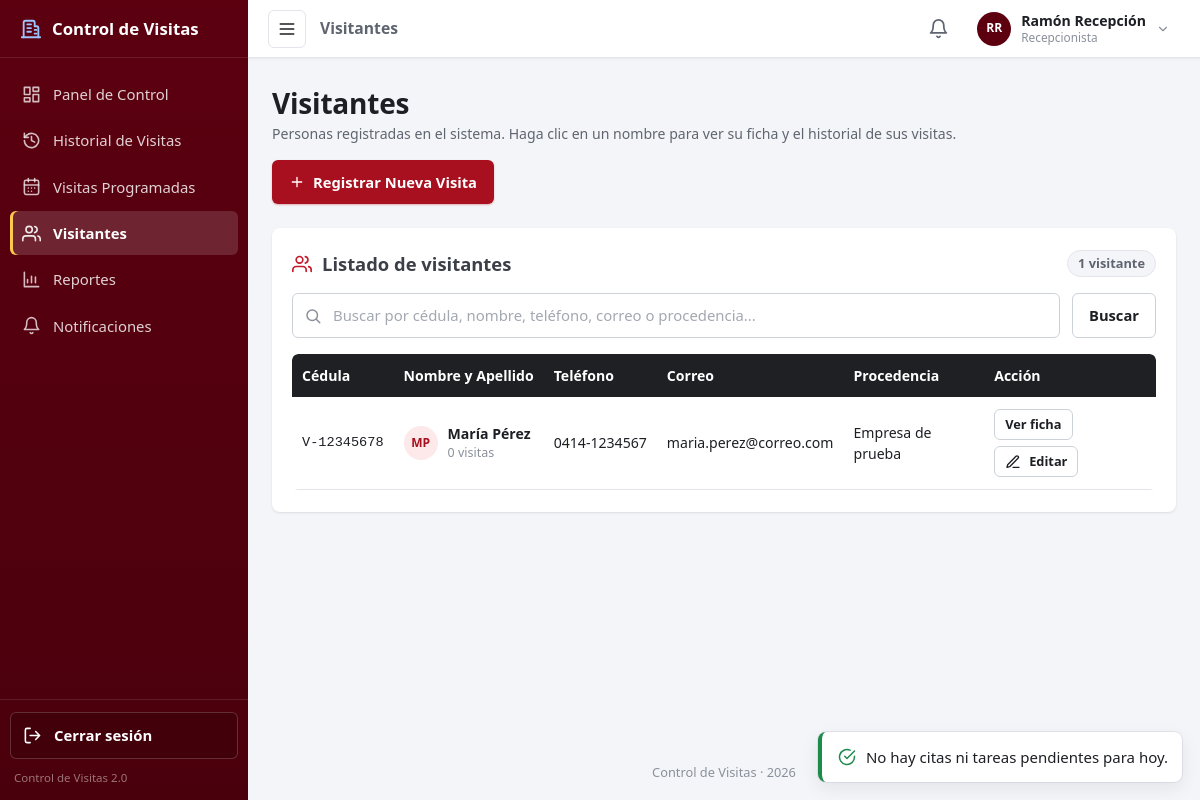
Screenshot of /public/visitantes (signed in) with the database file from the repository.
### tables this page shows
CREATE TABLE usuario (
    id_usuario  INT UNSIGNED     NOT NULL AUTO_INCREMENT,
    cedula      VARCHAR(15)      NOT NULL,
    nombre      VARCHAR(60)      NOT NULL,
    apellido    VARCHAR(60)      NOT NULL,
    telefono    VARCHAR(20)      NOT NULL,
    correo      VARCHAR(100)     NULL,        
    `user`      VARCHAR(40)      NOT NULL,    
    `password`  VARCHAR(255)     NOT NULL,    
    estado      TINYINT(1)       NOT NULL DEFAULT 1,   
    id_rol      TINYINT UNSIGNED NOT NULL,
    PRIMARY KEY (id_usuario),
    UNIQUE KEY uq_usuario_cedula (cedula),
    UNIQUE KEY uq_usuario_user (`user`),
    UNIQUE KEY uq_usuario_correo (correo),
    CONSTRAINT fk_usuario_rol
        FOREIGN KEY (id_rol) REFERENCES rol (id_rol)
        ON UPDATE CASCADE
        ON DELETE RESTRICT
);

CREATE TABLE rol (
    id_rol      TINYINT UNSIGNED NOT NULL AUTO_INCREMENT,
    nombre_rol  VARCHAR(30)      NOT NULL,
    PRIMARY KEY (id_rol),
    UNIQUE KEY uq_rol_nombre (nombre_rol)
);

CREATE TABLE visitante (
    id_visitante  INT UNSIGNED NOT NULL AUTO_INCREMENT,
    cedula        VARCHAR(15)  NOT NULL,        
    nombre        VARCHAR(60)  NOT NULL,
    apellido      VARCHAR(60)  NOT NULL,
    telefono      VARCHAR(20)  NOT NULL,        
    correo        VARCHAR(100) NOT NULL,        
    procedencia   VARCHAR(100) NOT NULL DEFAULT '',   
    PRIMARY KEY (id_visitante),
    UNIQUE KEY uq_visitante_cedula (cedula)
);

### app/views/visitantes/index.php (the view, shortened to what the rows shown need)
<section class="encabezado-pagina">
    <div>
        <h1>Visitantes</h1>
    </div>
</section>
<section class="panel">
    <div class="panel-cabecera">
        <h2>
            <svg class="icono" viewBox="0 0 24 24" aria-hidden="true"><path d="M17 21v-2a4 4 0 0 0-4-4H5a4 4 0 0 0-4 4v2"/><circle cx="9" cy="7" r="4"/><path d="M23 21v-2a4 4 0 0 0-3-3.9M16 3.1a4 4 0 0 1 0 7.8"/></svg>
            Listado de visitantes
        </h2>
        <span class="contador">
            <?= $paginacion['total'] ?> <?= $paginacion['total'] === 1 ? 'visitante' : 'visitantes' ?><?= $filtros['q'] !== '' ? ' encontrados' : '' ?>
        </span>
    </div>
    <?php if (!$hayVisitantes): ?>
        <div class="estado-vacio">
            <svg class="icono" viewBox="0 0 24 24" aria-hidden="true"><circle cx="12" cy="8" r="4"/><path d="M4 21v-1a6 6 0 0 1 6-6h4a6 6 0 0 1 6 6v1"/></svg>
            <p><strong>Todavía no hay visitantes registrados.</strong></p>
            <p>Los visitantes se registran automáticamente al crear una visita.</p>
        </div>
    <?php else: ?>
        <div class="tabla-contenedor">
            <?php if (empty($visitantes)): ?>
                <p class="sin-resultados">No hay visitantes que coincidan con la búsqueda.</p>
            <?php else: ?>
            <table class="tabla">
                <thead>
                    <tr>
                        <th>Cédula</th>
                        <th>Nombre y Apellido</th>
                        <th>Teléfono</th>
                        <th>Correo</th>
                        <th>Procedencia</th>
                        <th>Acción</th>
                    </tr>
                </thead>
                <tbody>
                <?php foreach ($visitantes as $vi): ?>
                    <?php $nombreCompleto = $vi['nombre'] . ' ' . $vi['apellido']; $enlaceFicha = url('visitantes/ver?id=' . (int) $vi['id_visitante']); ?>
                    <tr>
                        <td data-etiqueta="Cédula" class="texto-mono"><?= e($vi['cedula']) ?></td>
                        <td data-etiqueta="Nombre y Apellido">
                            <div class="celda-visitante">
                                <span class="avatar" aria-hidden="true"><?= e(iniciales($nombreCompleto)) ?></span>
                                <div>
                                    <a class="enlace-visitante" href="<?= e($enlaceFicha) ?>"><?= e($nombreCompleto) ?></a>
                                    <small class="texto-suave"><?= (int) $vi['total_visitas'] ?> <?= (int) $vi['total_visitas'] === 1 ? 'visita' : 'visitas' ?></small>
                                </div>
                            </div>
                        </td>
                        <td data-etiqueta="Teléfono" class="sin-salto"><?= e($vi['telefono']) ?></td>
                        <td data-etiqueta="Correo"><?= e($vi['correo'] ?: '—') ?></td>
                        <td data-etiqueta="Procedencia"><?= e($vi['procedencia'] ?: '—') ?></td>
                        <td data-etiqueta="Acción">
                            <div class="acciones-fila">
                                <a class="boton boton-secundario boton-chico" href="<?= e($enlaceFicha) ?>">Ver ficha</a>
                                <?php if (puede('visitantes.editar')): ?>
                                    <a class="boton boton-secundario boton-chico" href="<?= e(url('visitantes/editar?id=' . (int) $vi['id_visitante'])) ?>">
                                        <svg class="icono" viewBox="0 0 24 24" aria-hidden="true"><path d="M12 20h9"/><path d="M16.5 3.5a2.1 2.1 0 0 1 3 3L7 19l-4 1 1-4z"/></svg>
                                        Editar
                                    </a>
                                <?php endif; ?>
                            </div>
                        </td>
                    </tr>
                <?php endforeach; ?>
                </tbody>
            </table>
            <?php endif; ?>
        </div>
    <?php endif; ?>
</section>

### app/views/layouts/header.php (shortened to what the rows shown need)
<?php
$usuarioSesion = $_SESSION['usuario'] ?? null;
$notificacionesPendientes ??= [];
?>
<!DOCTYPE html>
<html lang="es">
<head>
    <?php foreach (hojasDeEstilo() as $hoja): ?>
    <link rel="stylesheet" href="<?= e($hoja) ?>">
    <?php endforeach; ?>
</head>
<body class="con-barra-lateral"
      data-requiere-sesion
      data-url-sesion="<?= e(url('sesion/estado')) ?>"
      data-url-login="<?= e(url('login')) ?>"
      data-url-notificaciones="<?= e(url('notificaciones')) ?>"
      data-url-estado-notificaciones="<?= e(url('notificaciones/estado')) ?>"
      data-url-recordatorios="<?= e(url('notificaciones/recordatorios')) ?>"
      data-csrf="<?= e($csrf ?? '') ?>"
      data-claves-notificaciones="<?= e(implode(',', array_column($notificacionesPendientes ?? [], 'clave'))) ?>">
<div class="area-principal">
    <header class="barra-superior">
        <?php if ($usuarioSesion): ?>
            <details class="menu-notificaciones" data-menu-notificaciones>
                <summary aria-label="Notificaciones pendientes">
                    <svg class="icono" viewBox="0 0 24 24" aria-hidden="true"><path d="M6 8a6 6 0 0 1 12 0c0 7 3 9 3 9H3s3-2 3-9"/><path d="M10.3 21a1.9 1.9 0 0 0 3.4 0"/></svg>
                </summary>
            </details>
            <details class="menu-usuario">
                <summary aria-label="Opciones de la cuenta">
                    <span class="avatar-usuario" aria-hidden="true"><?= e(iniciales($usuarioSesion['nombre'] . ' ' . $usuarioSesion['apellido'])) ?></span>
                    <span class="menu-usuario-nombre">
                        <?= e($usuarioSesion['nombre'] . ' ' . $usuarioSesion['apellido']) ?>
                        <small><?= e($usuarioSesion['nombre_rol']) ?></small>
                    </span>
                    <svg class="icono icono-flecha" viewBox="0 0 24 24" aria-hidden="true"><path d="m6 9 6 6 6-6"/></svg>
                </summary>
            </details>
        <?php endif; ?>
    </header>
    <main class="contenedor" id="contenido">

### rows the page displays
usuario: nombre+apellido "RR", nombre+apellido "Ramón Recepción", id_rol.nombre_rol "Recepcionista"
visitante: id_visitante "1", cedula "V-12345678", iniciales($nombreCompleto) "MP", total_visitas "0", telefono "0414-1234567", correo "maria.perez@correo.com", procedencia "Empresa de prueba"

### other values shown
$texto "Panel de Control"
$texto "Historial de Visitas"
$texto "Visitas Programadas"
$texto "Visitantes"
$texto "Reportes"
$texto "Notificaciones"
$tituloPagina "Visitantes"
